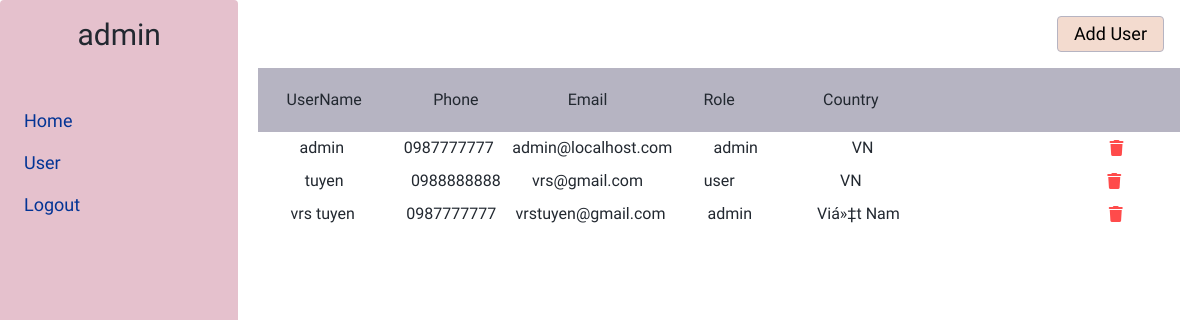
Before: /user.php (signed in) with the older database file.
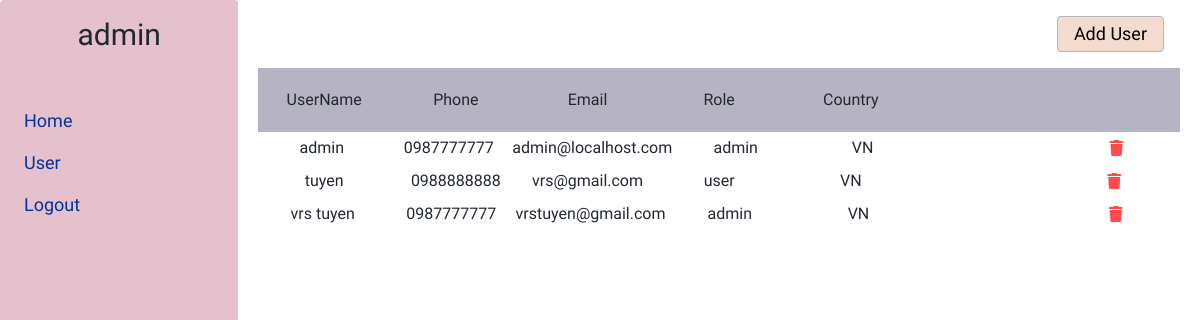
After: the same page with the newer database file.
### tables this page shows
CREATE TABLE IF NOT EXISTS `user` (
  `userID` int(11) NOT NULL AUTO_INCREMENT,
  `username` varchar(50) NOT NULL,
  `phone` varchar(20) NOT NULL,
  `email` char(50) NOT NULL,
  `password` char(100) NOT NULL,
  `country` varchar(30) NOT NULL,
  PRIMARY KEY (`userID`),
  UNIQUE KEY `email` (`email`)
);

CREATE TABLE IF NOT EXISTS `roles` (
  `roles` int(11) NOT NULL AUTO_INCREMENT,
  `roles_name` text NOT NULL,
  PRIMARY KEY (`roles`),
  KEY `roles` (`roles`)
);

### handle/role.php (called while the page is built, shortened)
<?php
function getRole($email)
{
  $db = new Data();
  $connect = $db->connect();
  $sql = "SELECT *  FROM user,user_role WHERE user.userID = user_role.userID AND user.email = '$email' and user_role.roleID = 0";
  $statement = $connect->prepare($sql);
  $statement->execute();
  $statement->fetchAll(PDO::FETCH_ASSOC);
  $role = $statement->rowCount();
  return $role > 0 ? true : false;
}
?>

### user.php (the view, shortened to what this page needs)
<?php
include_once './handle/role.php';
$data = new Data();
$connect = $data->connect();
$is_admin = getRole($_SESSION['account']);
?>
<!DOCTYPE html>
<html lang="en">
<head>
  <link rel='stylesheet' href='https://cdn-uicons.flaticon.com/uicons-solid-rounded/css/uicons-solid-rounded.css'>
  <link rel="stylesheet" href="./assets/css/style.css">
</head>
<body>
  <div class="user">
    <?php
    include_once "./layout/navigation.php";
    ?>
    <div class="grid">
      <div class="row">
        <div class="col-12-xl col-12-lg">
          <div class="user-header">
            <a href="?new-user" class="user-header-button">Add User</a>
          </div>
          <table class="user-table">
            <thead>
              <tr>
                <th>UserName</th>
                <th>Phone</th>
                <th>Email</th>
                <th>Role</th>
                <th>Country</th>
                <th></th>
                <th></th>
              </tr>
            </thead>
            <tbody>
              <?php
              $sql = 'SELECT user.username, phone, email, password, roles.roles_name as roles, country
              FROM user, roles, user_role
              WHERE user_role.roleID = roles.roles
              AND user.userID = user_role.userID
              AND NOT user.email = "' . $_SESSION['account'] . '"
              ORDER BY user.username ASC';
              $statement = $connect->prepare($sql);
              $statement->execute();
              $result = $statement->fetchAll(PDO::FETCH_ASSOC);
              $str = '';
              for ($i = 0; $i <= count($result) - 1; $i++) {
                $str .= "<tr>
              <td>" . $result[$i]['username'] . "</td>
              <td>" . $result[$i]['phone'] . "</td>
              <td>" . $result[$i]['email'] . "</td>
              <td>" . $result[$i]['roles'] . "</td>
              <td>" . $result[$i]['country'] . "</td>
              <td><a href = '?user-email=" . $result[$i]['email'] . "' class ='link-icon'>
              <i class='fi fi-sr-eye'></i></a></td>
              <td><a href = './handle/delete-user.php?email=" . $result[$i]['email'] . "' onclick = 'return showMessageDelete(this)' class = 'link-icon'>
              <i class='red-color fa-solid fa-trash'></i></a>
              </td>
              </tr> ";
              }
              echo $str;
              ?>
            </tbody>
          </table>
        </div>
      </div>
    </div>
  </div>
</body>
</html>

### layout/navigation.php (shortened to what this page needs)
<div class="navigation">
  <h2 class="h2-heading">
    <?php
    $sql = "select username from user where email = '" . $_SESSION['account'] . "'";
    $statement = $connect->prepare($sql);
    $statement->execute();
    $result = $statement->fetch();
    echo $result[0];
    ?>
  </h2>
  <ul class="navigation-list">
    <li class='navigation-list-item'>
      <a href='index.php' class='navigation-list-item-link'>Home</a>
    </li>
    <?php if ($is_admin) {
      echo " <li class='navigation-list-item'>
          <a href='user.php' class='navigation-list-item-link'>User</a></li>";
    } ?>
    <li class="navigation-list-item">
      <a href="./handle/logout.php" class="navigation-list-item-link" onclick="return logout(this)">logout</a>
    </li>
  </ul>
</div>

### assets/css/style.css (style rules this page uses)
.grid { width: 100%; max-width: 1200px; margin: 0 auto; padding: 0 20px; box-sizing: border-box; }
.row { display: flex; flex-flow: row wrap; }
@media (min-width: 960px) and (max-width: 1200px) { .col-12-lg { box-sizing: border-box; flex-grow: 0; width: 100%; } }
@media (min-width: 1200px) { .col-12-xl { box-sizing: border-box; flex-grow: 0; width: 100%; } }
html, body, div, span, applet, object, iframe, h1, h2, h3, h4, h5, h6, p, blockquote, pre, a, abbr, acronym, address, big, cite, code, del, dfn, em, img, ins, kbd, q, s, samp, small, strike, strong, sub, sup, tt, var, b, u, i, center, dl, dt, dd, ol, ul, li, fieldset, form, label, legend, table, caption, tbody, tfoot, thead, tr, th, td, article, aside, canvas, details, embed, figure, figcaption, footer, header, hgroup, menu, nav, output, ruby, section, summary, time, mark, audio, video { margin: 0; padding: 0; border: 0; font-size: 100%; font: inherit; vertical-align: baseline; }
body { line-height: 1; }
ol, ul { list-style: none; }
table { border-collapse: collapse; border-spacing: 0; }
html { font-size: 62.5%; font-family: Mulish; }
body { box-sizing: border-box; color: #222830; }
* { box-sizing: inherit; }
.h2-heading { font-size: 3rem; font-family: "Mulish"; }
.navigation { padding: 2rem 0; width: 300px; height: 100vh; background: #e5c1cd; display: flex; flex-direction: column; align-items: center; border-radius: 4px; }
.navigation-list { width: 100%; padding: 3rem 0 0 16px; }
.navigation-list-item { display: block; font-size: 1.8rem; position: relative; border-radius: 24px; }
.navigation-list-item-link { padding: 12px 8px; text-decoration: none; display: block; text-transform: capitalize; color: #033495; }
.link-icon { text-decoration: none; display: inline-block; font-size: 1.6rem; color: #033495; margin: 0 12px; }
.link-icon .red-color { color: red; opacity: 0.7; }
.user { display: flex; }
.user-header { display: flex; justify-content: flex-end; padding: 16px; }
.user-header-button { text-decoration: none; font-size: 1.8rem; border: 1px solid #b6b4c2; padding: 8px 16px; background-color: #f3dbcf; color: #000; border-radius: 4px; }
.user-table { display: block; width: 100%; font-size: 1.6rem; text-align: center; height: 500px; overflow: auto; }
.user-table thead { width: 100%; display: block; padding: 16px 0; background-color: #b6b4c2; }
.user-table tbody { width: 100%; display: block; text-align: center; }
.user-table tr { width: 100%; display: flex; justify-content: space-around; }
.user-table tr th, .user-table tr td { text-align: center; width: 100%; padding: 8px 0; }

Changed rows visible on the page:
changed user "vrs tuyen": country "Viá»‡t Nam" → "VN"
